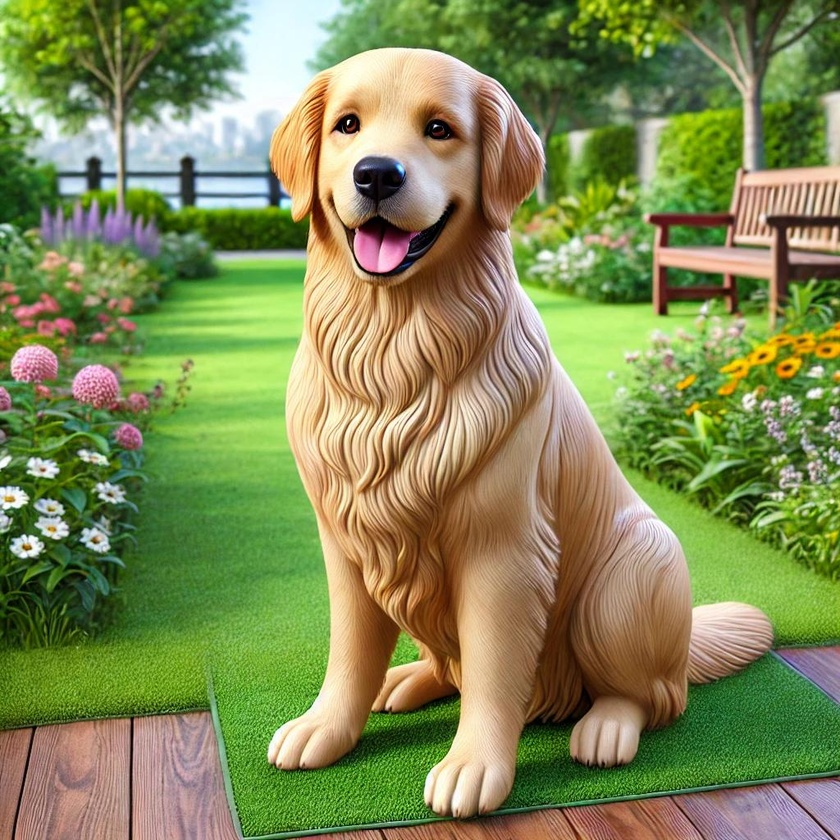
#> input picture prod/Dragon3/backend/pruebasensores/imagensensoresai.JPG, 840 x 840 px, shrunk from 1024 x 1024 before the run
$ python test_ciego_localizador.py ../../prod/Dragon3/backend/pruebasensores/imagensensoresai.JPG   (older library calls are emulated)
#> lines starting #> are read from the running program, lines starting #| are printed output that depends on the picture
### dev/analizadorpython/analizadorpython.py
# [CODE]
import cv2
import numpy as np

def db3_escanner_coherencia(filepath):
    img = cv2.imread(filepath, cv2.IMREAD_GRAYSCALE)
#> img: shape (840, 840); min 0, max 255, mean 129.5
    if img is None: return None

    h, w = img.shape
#> h = 840; w = 840
    h_mod, w_mod = (h // 8) * 8, (w // 8) * 8
#> h_mod = 840; w_mod = 840
    img = img[:h_mod, :w_mod].astype(np.float32)

    # Submuestreo adaptativo estocástico para garantizar P95 < 200ms
    hb, wb = h_mod // 8, w_mod // 8
#> hb = 105; wb = 105
    max_macro = 64
    stride_h = max(1, hb // max_macro)
#> stride_h = 1
    stride_w = max(1, wb // max_macro)
#> stride_w = 1

    # Extracción por zancada conservando adyacencia espacial geométrica
    blocks = img.reshape(hb, 8, wb, 8).swapaxes(1, 2)
    blocks = blocks[::stride_h, ::stride_w]
    hb_s, wb_s = blocks.shape[0], blocks.shape[1]
#> hb_s = 105; wb_s = 105

    # Reconstrucción matricial rápida para evaluación de bordes y costuras
    img_min = blocks.swapaxes(1, 2).reshape(hb_s * 8, wb_s * 8)

    sobelx = cv2.Sobel(img_min, cv2.CV_32F, 1, 0, ksize=3)
    sobely = cv2.Sobel(img_min, cv2.CV_32F, 0, 1, ksize=3)
    mag_bordes = np.sqrt(sobelx**2 + sobely**2)
    blocks_bordes = mag_bordes.reshape(hb_s, 8, wb_s, 8).swapaxes(1, 2)

    block_mean_lum = np.mean(blocks, axis=(2, 3))
    block_edge_den = np.mean(blocks_bordes, axis=(2, 3))
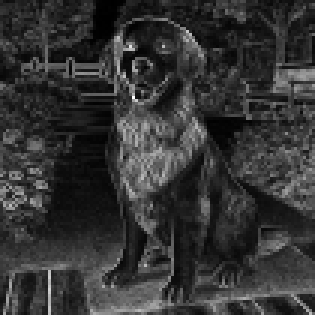
#> block_edge_den: shape (105, 105) float32 (shown 3 times larger); min 0.116, max 403.6, mean 82.8; drawn with min black and max white

    # Máscara dinámica contra penumbra y áreas lavadas por compresión
    W = np.ones_like(block_mean_lum, dtype=np.float32)
    W[block_mean_lum < 45.0] *= 0.15
#> W: shape (105, 105) float32; values 0.15 (black) and 1 (white), 97% white; black in thin lines or dots
    W[block_edge_den < 6.0] *= 0.15
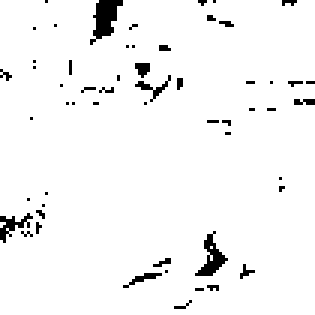
#> W: shape (105, 105) float32 (shown 3 times larger); values 0.15 (black) and 1 (white), 96.1% white; black in thin lines or dots
    if np.sum(W) == 0: W = np.ones_like(W, dtype=np.float32)

    D = np.zeros((8, 8), dtype=np.float32)
    for i in range(8):
        for j in range(8):
            if i == 0:
                D[i, j] = 1 / np.sqrt(8)
            else:
                D[i, j] = np.sqrt(2/8) * np.cos((2*j + 1) * i * np.pi / 16)

    dct_blocks = np.einsum('ij,kljm,mn->klin', D, blocks, D.T)

    ac1 = dct_blocks[:, :, 0, 1]
    ac2 = dct_blocks[:, :, 1, 0]

    diff_raw = ac1 - ac2
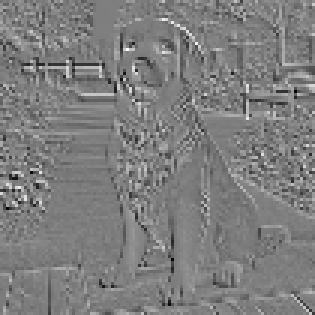
#> diff_raw: shape (105, 105) float32 (shown 3 times larger); min -721.8, max 735, mean 0.1; drawn with min black and max white
    diferencial = np.sign(diff_raw)
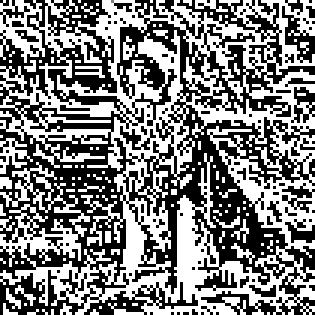
#> diferencial: shape (105, 105) float32 (shown 3 times larger); min -1, max 1, mean -0.00998; drawn with min black and max white

    # 1. Aleatoriedad Espacial Ponderada
    cambio_v = np.abs(np.diff(diferencial, axis=0))
    W_v = (W[:-1, :] + W[1:, :]) / 2.0
    aleatoriedad_v = np.sum(cambio_v * W_v) / (np.sum(W_v) + 1e-5)
#> aleatoriedad_v = 0.833

    cambio_h = np.abs(np.diff(diferencial, axis=1))
    W_h = (W[:, :-1] + W[:, 1:]) / 2.0
    aleatoriedad_h = np.sum(cambio_h * W_h) / (np.sum(W_h) + 1e-5)
#> aleatoriedad_h = 0.814
    aleatoriedad_espacial = (aleatoriedad_v + aleatoriedad_h) / 2.0
#> aleatoriedad_espacial = 0.823

    # 2. Momentos Estadísticos globales
    mean_diff = np.sum(diff_raw * W) / np.sum(W)
#> mean_diff = 0.068
    var_diff = np.sum(((diff_raw - mean_diff) ** 2) * W) / np.sum(W)
#> var_diff = 15584.8
    std_diff = np.sqrt(var_diff) + 1e-5
#> std_diff = 124.8
    diff_norm = (diff_raw - mean_diff) / std_diff

    curtosis_global = np.sum((diff_norm ** 4) * W) / np.sum(W)
#> curtosis_global = 6.82
    skewness = np.sum((diff_norm ** 3) * W) / np.sum(W)
#> skewness = -0.0716

    # 3. Métrica de Control Regional: Varianza de Curtosis Local (Macrobloques 4x4)
    m_size = 4
    # Inicializamos la matriz para auditoría local
    grid_rows = hb_s // m_size
#> grid_rows = 26
    grid_cols = wb_s // m_size
#> grid_cols = 26
    matriz_curtosis = np.zeros((grid_rows, grid_cols), dtype=np.float32)

    curtosis_locales = []
    for r in range(0, hb_s - (hb_s % m_size), m_size):
        for c in range(0, wb_s - (wb_s % m_size), m_size):
            sub_diff = diff_norm[r:r+m_size, c:c+m_size]
            sub_W = W[r:r+m_size, c:c+m_size]
            s_W = np.sum(sub_W)
            if s_W > 0:
                k_loc = np.sum((sub_diff ** 4) * sub_W) / s_W
                curtosis_locales.append(k_loc)
                matriz_curtosis[r // m_size, c // m_size] = k_loc
            else:
                matriz_curtosis[r // m_size, c // m_size] = 0.0
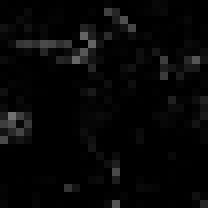
#> matriz_curtosis: shape (26, 26) float32 (shown 8 times larger); min 6.61e-07, max 113.2, mean 6.9
#> after the loop, curtosis_locales = 676 values, max 113.2 at index 365, min 6.61e-07 at index 34, mean 6.87

    var_curtosis_local = np.var(curtosis_locales) if len(curtosis_locales) > 1 else 0.0
#> var_curtosis_local = 245.5

    # 4. Energía de altas frecuencias
    abs_diff = np.abs(diff_raw)
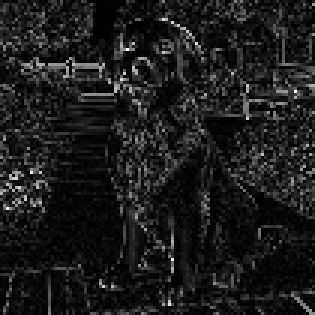
#> abs_diff: shape (105, 105) float32 (shown 3 times larger); min 0, max 735, mean 81.6; drawn with min black and max white
    energia_ac_media = np.sum(abs_diff * W) / np.sum(W)
#> energia_ac_media = 83.15
    varianza_energia_ac = np.sum(((abs_diff - energia_ac_media) ** 2) * W) / np.sum(W)
#> varianza_energia_ac = 8670.3

    p_positivo = np.sum((diferencial == 1) * W) / np.sum(W)
#> p_positivo = 0.492
    p_negativo = np.sum((diferencial == -1) * W) / np.sum(W)
#> p_negativo = 0.508
    p_cero = np.sum((diferencial == 0) * W) / np.sum(W)
#> p_cero = 1.41e-05

    entropia_signo = 0.0
    for p in [p_positivo, p_negativo, p_cero]:
        if p > 0: entropia_signo -= p * np.log2(p)
#> this loop made 3 passes
#> (p, entropia_signo) on passes 1 to 3: (0.492, 0.503), (0.508, 1), (1.41e-05, 1)
#> after the loop, entropia_signo = 1

    # 5. Geometría de Rejilla (Costuras)
    costuras = np.abs(np.diff(img_min[7::8, :], axis=0))
    aristas = np.abs(np.diff(img_min, axis=0))[7::8, :]
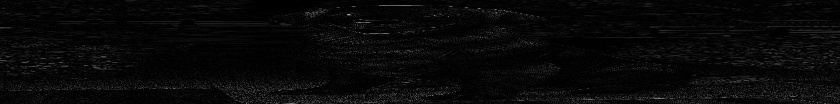
#> aristas: shape (104, 840) float32; min 0, max 203, mean 8.4
    ratio_costuras = np.mean(costuras) / (np.mean(aristas) + 1e-5)
#> ratio_costuras = 3.25

    return {
        "aleatoriedad_espacial": aleatoriedad_espacial,
        "curtosis_residual": curtosis_global,
        "var_curtosis_local": var_curtosis_local,
        "skewness_residual": skewness,
        "energia_ac_media": energia_ac_media,
        "varianza_energia_ac": varianza_energia_ac,
        "entropia_signo": entropia_signo,
        "ratio_costuras": ratio_costuras,
        "dimensiones": (hb_s, wb_s),
        "matriz_curtosis": matriz_curtosis
    }

### dev/analizadorpython/test_ciego_localizador.py
# [CODE]
import sys
import os
import numpy as np
from analizadorpython import db3_escanner_coherencia

def test_ciego_localizador(filepath):
    print("======================================================================")
    print("      DB3 FORENSICS: MODO DISPARIDAD DUAL (SPOTS vs FLAT) V4.6        ")
    print("======================================================================")

    if not os.path.exists(filepath):
        print(f"ERR: Archivo '{filepath}' no encontrado.")
        return

    data = db3_escanner_coherencia(filepath)
#> data = 10 items
    if data is None or 'matriz_curtosis' not in data:
        print("ERR: Matriz de curtosis no disponible.")
        return

    matriz = data['matriz_curtosis']
    media_global = np.mean(matriz)
#> media_global = 6.87
    std_global = np.std(matriz)
#> std_global = 15.67

    # TELEMETRÍA GLOBAL
    print(f"TELEMETRÍA GLOBAL: Media={media_global:.4f}, Std={std_global:.4f}")
#| TELEMETRÍA GLOBAL: Media=6.8660, Std=15.6685

    # UMBRALES DE DISCRIMINACIÓN
    # Z > 3.5: Textura real (Spikes)
    # Z < -1.0: Aplanamiento sintético (Cold Spots)
    umbral_spike = 3.5
    umbral_flat = -1.0

    tiles_spike = []
    tiles_flat = []

    for r in range(matriz.shape[0]):
        for c in range(matriz.shape[1]):
            val = matriz[r,c]
            z_score = (val - media_global) / (std_global + 1e-5)

            if z_score > umbral_spike:
                tiles_spike.append((r, c, val, z_score))
            elif z_score < umbral_flat:
                tiles_flat.append((r, c, val, z_score))
                # Alertamos de puntos fríos para estudio
                print(f"ALERTA TILE [{r},{c}]: Punto Frío (Z={z_score:.2f}) - Posible IA")
#> after the loop, tiles_flat = []; tiles_spike = 19 items, first 6: (1, 13, 64.72, 3.69), (2, 15, 79.36, 4.63), (3, 16, 70.74, 4.08), (4, 10, 99.26, 5.9), (5, 5, 74.92, 4.34), (5, 6, 69.18, 3.98)

    # LÓGICA DE DECISIÓN FORENSE
    print("\n--- RESUMEN FORENSE ---")
    print(f"Spikes (Textura Real) detectados: {len(tiles_spike)}")
#| Spikes (Textura Real) detectados: 19
    print(f"Cold Spots (Planitud IA) detectados: {len(tiles_flat)}")
#| Cold Spots (Planitud IA) detectados: 0

    # Diagnóstico: Una imagen real tiene muchos Spikes y pocos Cold Spots.
    # Una imagen IA tiene muchos Cold Spots (aplana) y pocos Spikes.
    if len(tiles_flat) > (len(tiles_spike) * 1.5) and len(tiles_flat) > 5:
        print("DIAGNÓSTICO: IA (SINTÉTICA) - Inconsistencia de aplanamiento detectada.")
    elif len(tiles_flat) > 0 and len(tiles_flat) > (len(tiles_spike) / 4):
        print("DIAGNÓSTICO: HÍBRIDA / PARCHE - Se detectaron intrusiones sintéticas.")
    else:
        print("DIAGNÓSTICO: MBH / SENSOR FÍSICO (Certificado, estructura coherente).")

    print("======================================================================")

if __name__ == "__main__":
    if len(sys.argv) > 1:
        test_ciego_localizador(sys.argv[1])
